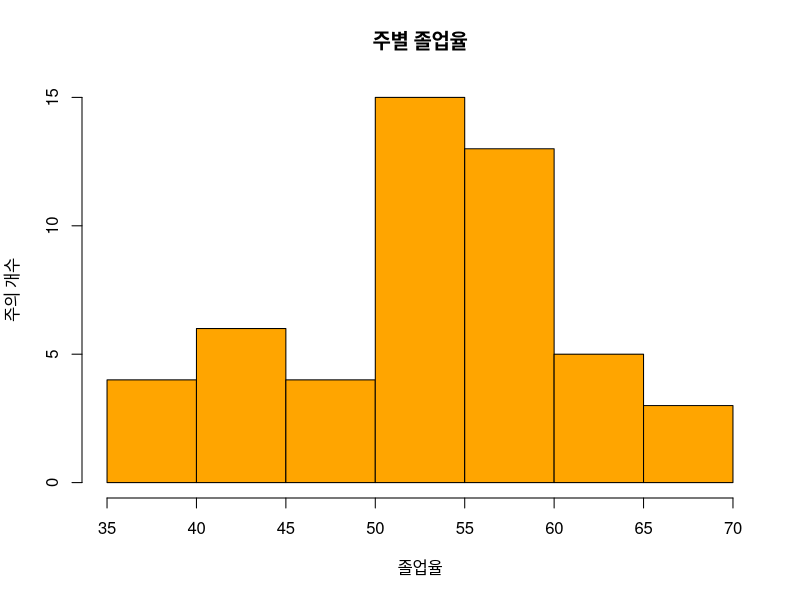
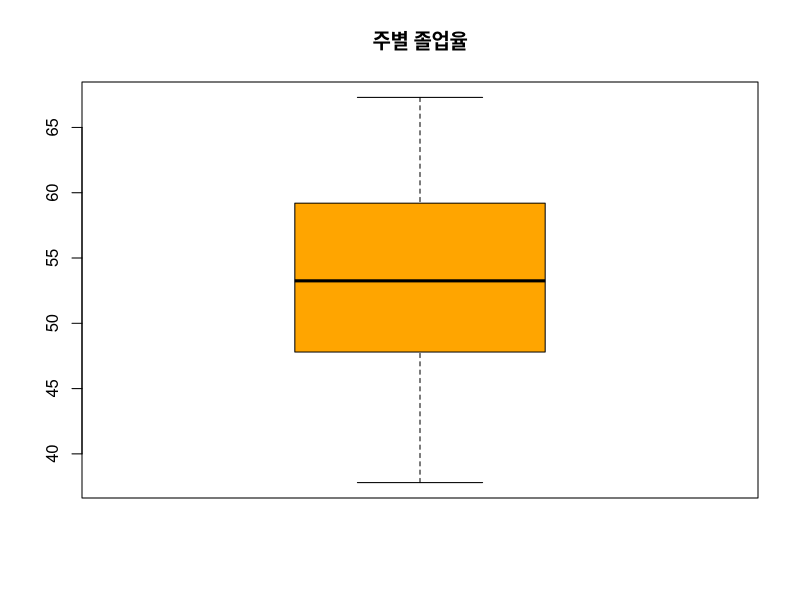

These charts were generated, in order, by the following R code:
# (1) 자료 준비
grad <- state.x77[,'HS Grad']   # 주별 고등학교 졸업율
grad                

# (2) 사분위수
summary(grad)
var(grad)                # 분산
sd(grad)                 # 표준 편차

# (3) 히스토그램
hist(grad, main='주별 졸업율',
     xlab='졸업율',
     ylab='주의 개수',
     col='orange')

# (4) 상자그림
boxplot(grad, main='주별 졸업율',
        col='orange')

# (5) 졸업율이 가장 낮은 주
idx <- which(grad==min(grad))
grad[idx]

# (6) 졸업율이 가장 높은 주
idx <- which(grad==max(grad))
grad[idx]

# (7) 졸업율이 평균 이하인 주
idx <- which(grad<mean(grad))
grad[idx] 